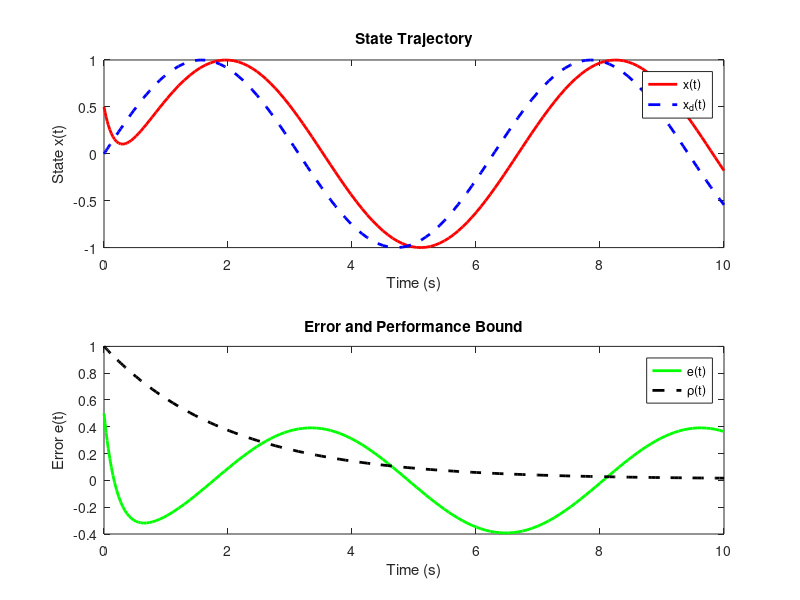

Reproduce this figure in MATLAB.
% 参数设置
a = 1.0;
b = 2.0;
c = 0.5;
k = 5.0;

% 性能函数参数
rho_0 = 1.0;
rho_inf = 0.01;
lambda = 0.5;

% 参考信号
x_d = @(t) sin(t);

% 性能函数
rho = @(t) (rho_0 - rho_inf) * exp(-lambda * t) + rho_inf;

% 控制器
control_law = @(x, t) - (1/b) * (-a * x + c * x^2 + cos(t) + k * (x - sin(t)));

% 定义系统状态方程
system_dynamics = @(t, x) -a * x + b * control_law(x, t) + c * x^2;

% 初始条件和仿真时间
x0 = 0.5;
tspan = [0 10];

% 仿真
[t, x] = ode45(system_dynamics, tspan, x0);

% 计算误差
e = x - x_d(t);

% 绘图
figure;
subplot(2,1,1);
plot(t, x, 'r', 'LineWidth', 2);
hold on;
plot(t, x_d(t), 'b--', 'LineWidth', 2);
xlabel('Time (s)');
ylabel('State x(t)');
legend('x(t)', 'x_d(t)');
title('State Trajectory');

subplot(2,1,2);
plot(t, e, 'g', 'LineWidth', 2);
hold on;
plot(t, rho(t), 'k--', 'LineWidth', 2);
xlabel('Time (s)');
ylabel('Error e(t)');
legend('e(t)', '\rho(t)');
title('Error and Performance Bound');